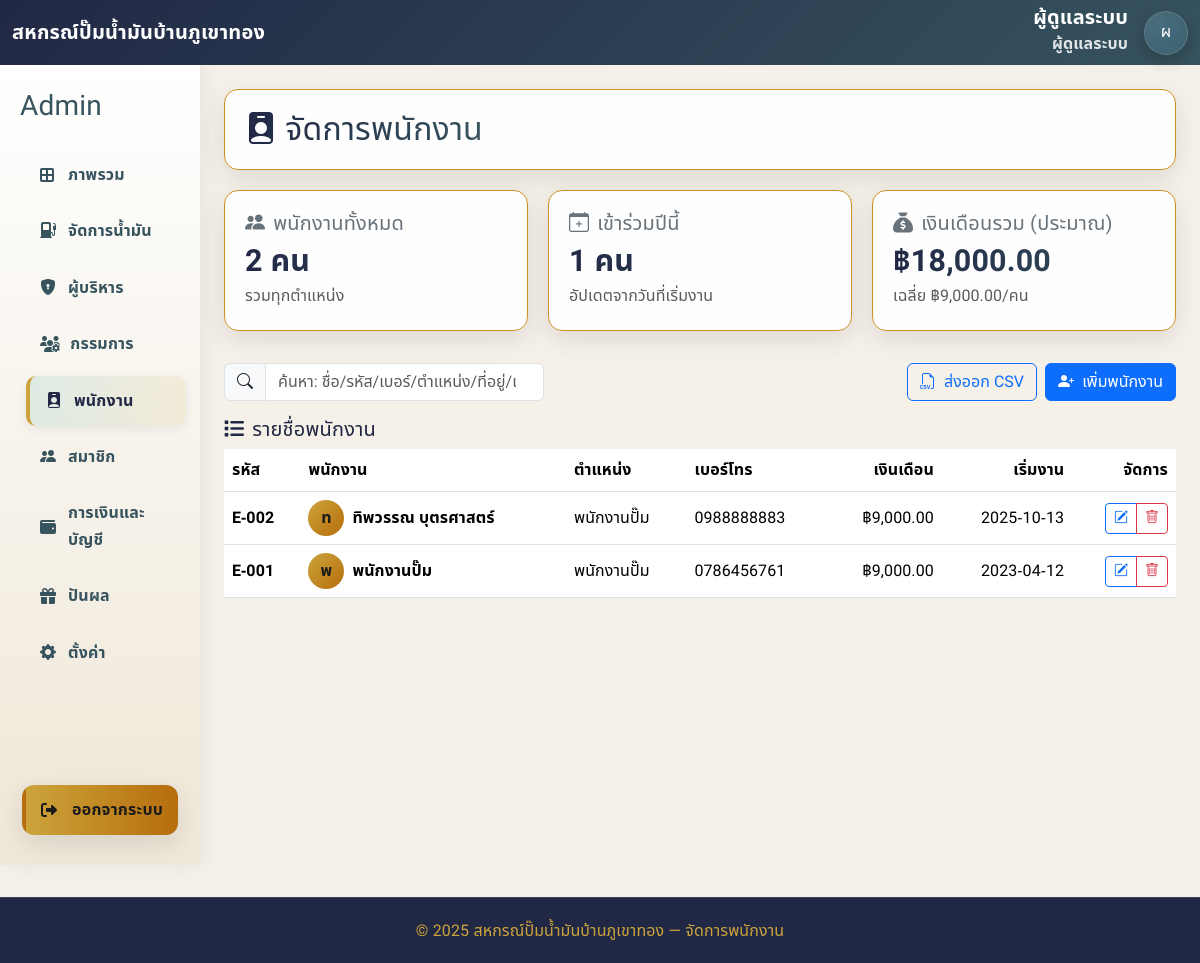
Before: /admin/employee.php (signed in) with the older database file.
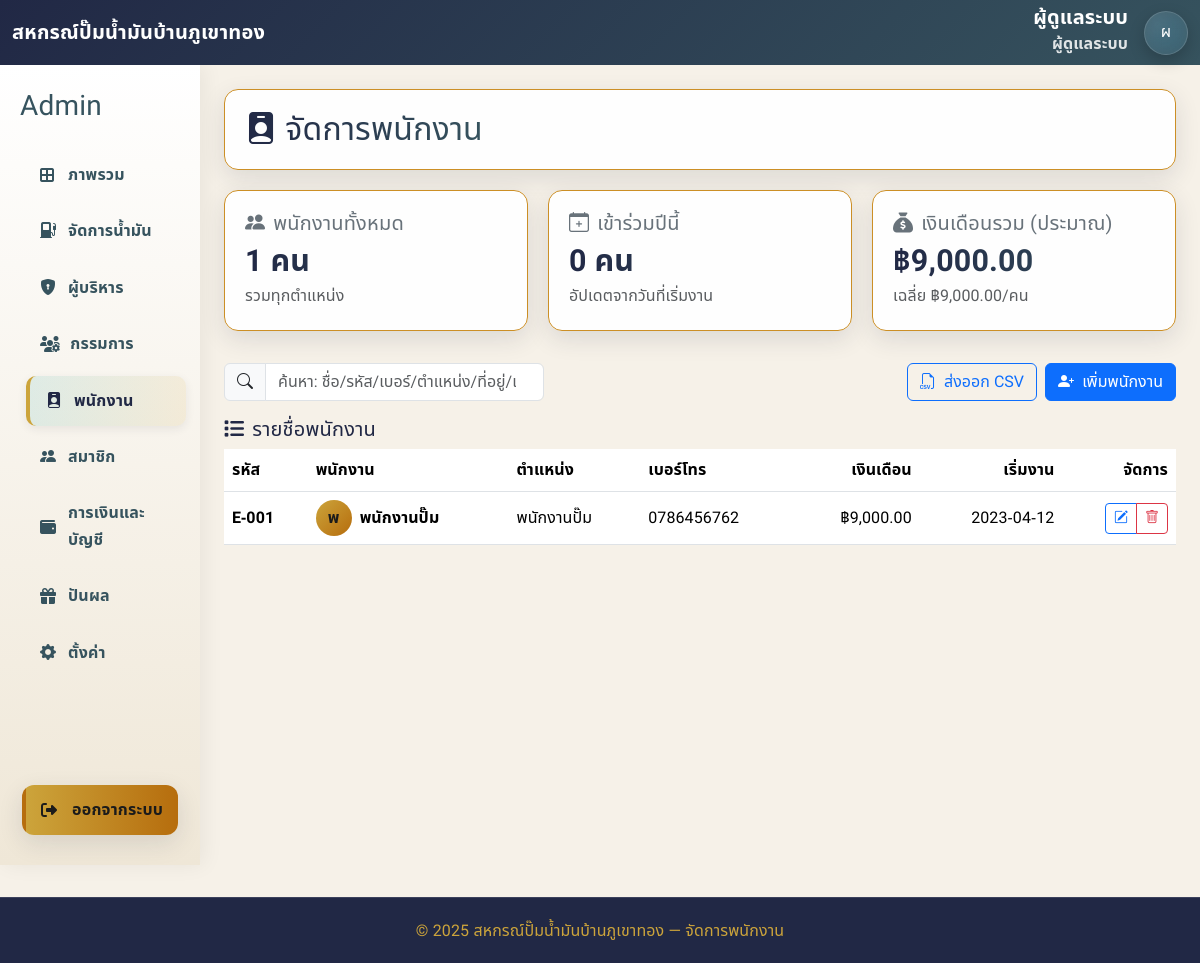
After: the same page with the newer database file.
### tables this page shows
CREATE TABLE `employees` (
  `id` bigint UNSIGNED NOT NULL,
  `user_id` bigint UNSIGNED DEFAULT NULL,
  `station_id` int NOT NULL DEFAULT '1',
  `emp_code` varchar(20) DEFAULT NULL,
  `position` varchar(80) NOT NULL DEFAULT 'พนักงานปั๊ม',
  `address` text,
  `joined_date` date DEFAULT NULL,
  `salary` decimal(12,2) DEFAULT NULL,
  `created_at` datetime NOT NULL DEFAULT CURRENT_TIMESTAMP
);

### admin/employee.php (the view, shortened to what the changed rows need)
<?php
$pdo->setAttribute(PDO::ATTR_ERRMODE, PDO::ERRMODE_EXCEPTION);
$pdo->exec("SET NAMES utf8mb4");
function table_exists(PDO $pdo, string $table): bool {
  try {
    $db = $pdo->query('SELECT DATABASE()')->fetchColumn();
    $st = $pdo->prepare('SELECT COUNT(*) FROM information_schema.tables WHERE table_schema=:db AND table_name=:tb');
    $st->execute([':db'=>$db, ':tb'=>$table]);
    return (int)$st->fetchColumn() > 0;
  } catch (Throwable $e) { return false; }
}
function column_exists(PDO $pdo, string $table, string $col): bool {
  try {
    $db = $pdo->query('SELECT DATABASE()')->fetchColumn();
    $st = $pdo->prepare('SELECT COUNT(*) FROM information_schema.columns WHERE table_schema=:db AND table_name=:tb AND column_name=:c');
    $st->execute([':db'=>$db, ':tb'=>$table, ':c'=>$col]);
    return (int)$st->fetchColumn() > 0;
  } catch (Throwable $e) { return false; }
}
$station_id = 1;
try {
  if (table_exists($pdo,'settings')) {
    $st = $pdo->prepare("SELECT setting_value, comment FROM settings WHERE setting_name='station_id' LIMIT 1");
    $st->execute();
    if ($row = $st->fetch(PDO::FETCH_ASSOC)) {
      $station_id = (int)($row['setting_value'] ?? 1);
    }
  }
} catch (Throwable $e) {  }
$employees = [];
$has_salary = column_exists($pdo, 'employees', 'salary');
try {
  $select_salary = "e.salary";
  $sql = "
    SELECT
      u.id AS user_id,
      e.emp_code AS id,
      COALESCE(u.full_name, '-') AS name,
      COALESCE(u.phone, '') AS phone,
      e.position AS position,
      DATE_FORMAT(e.joined_date, '%Y-%m-%d') AS joined,
      $select_salary,
      e.address AS address
    FROM employees e
    LEFT JOIN users u ON u.id = e.user_id
    WHERE e.station_id = :station_id
    ORDER BY e.joined_date DESC, e.emp_code ASC
  ";
  $stmt = $pdo->prepare($sql);
  $stmt->execute(['station_id' => $station_id]);
  $employees = $stmt->fetchAll(PDO::FETCH_ASSOC) ?: [];
} catch (Throwable $e) {
  $employees = [[
    'user_id'=>0,
    'id'=>'E-ERR',
    'name'=>'โหลดข้อมูลล้มเหลว',
    'phone'=>'',
    'position'=>'',
    'joined'=>date('Y-m-d'),
    'salary'=>null,
    'address'=>$e->getMessage()
  ]];
}
$total = count($employees);
$joinedThisYear = count(array_filter($employees, fn($e)=> !empty($e['joined']) && substr($e['joined'],0,4)===date('Y')));
$total_salary = $has_salary ? array_sum(array_map(fn($e)=> (float)($e['salary'] ?? 0), $employees)) : 0.0;
$avg_salary   = ($has_salary && $total>0) ? $total_salary / $total : 0.0;
?>
<!DOCTYPE html>
<html lang="th">
<head>
  <link href="https://cdn.jsdelivr.net/npm/bootstrap@5.3.2/dist/css/bootstrap.min.css" rel="stylesheet" />
  <link href="https://cdn.jsdelivr.net/npm/bootstrap-icons@1.11.3/font/bootstrap-icons.css" rel="stylesheet" />
  <link rel="stylesheet" href="https://cdnjs.cloudflare.com/ajax/libs/font-awesome/6.5.2/css/all.min.css" />
  <link rel="stylesheet" href="../assets/css/admin_dashboard.css" />
</head>
<body>
<div class="container-fluid">
  <div class="row">
    <main class="col-lg-10 p-4">
      <div class="main-header">
        <h2><i class="bi bi-person-badge-fill"></i> จัดการพนักงาน</h2>
      </div>
      <div class="stats-grid">
        <div class="stat-card">
          <h5><i class="bi bi-people-fill"></i> พนักงานทั้งหมด</h5>
          <h3 class="text-primary"><?= number_format($total) ?> คน</h3>
          <p class="mb-0 text-muted">รวมทุกตำแหน่ง</p>
        </div>
        <div class="stat-card">
          <h5><i class="bi bi-calendar-plus"></i> เข้าร่วมปีนี้</h5>
          <h3 class="text-success"><?= number_format($joinedThisYear) ?> คน</h3>
          <p class="mb-0 text-muted">อัปเดตจากวันที่เริ่มงาน</p>
        </div>
        <?php if ($has_salary): ?>
        <div class="stat-card">
          <h5><i class="fa-solid fa-sack-dollar"></i> เงินเดือนรวม (ประมาณ)</h5>
          <h3 class="text-info">฿<?= number_format($total_salary, 2) ?></h3>
          <p class="mb-0 text-muted">เฉลี่ย ฿<?= number_format($avg_salary, 2) ?>/คน</p>
        </div>
        <?php endif; ?>
      </div>
      <div class="panel">
        <div class="table-responsive">
          <table class="table table-hover align-middle mb-0" id="empTable">
            <thead>
              <tr>
                <th>รหัส</th>
                <th>พนักงาน</th>
                <th class="d-none d-md-table-cell">ตำแหน่ง</th>
                <th class="d-none d-md-table-cell">เบอร์โทร</th>
                <?php if ($has_salary): ?>
                  <th class="d-none d-lg-table-cell text-end">เงินเดือน</th>
                <?php endif; ?>
                <th class="text-end d-none d-lg-table-cell">เริ่มงาน</th>
                <th class="text-end">จัดการ</th>
              </tr>
            </thead>
            <tbody>
              <?php foreach($employees as $e):
                $initial = mb_substr($e['name'] ?? '',0,1,'UTF-8') ?: 'พ';
                $salary  = $has_salary ? (float)($e['salary'] ?? 0) : null;
              ?>
              <tr
                data-user-id="<?= (int)$e['user_id'] ?>"
                data-id="<?= htmlspecialchars($e['id']) ?>"
                data-name="<?= htmlspecialchars($e['name']) ?>"
                data-phone="<?= htmlspecialchars($e['phone']) ?>"
                data-joined="<?= htmlspecialchars($e['joined']) ?>"
                data-address="<?= htmlspecialchars($e['address'] ?? '') ?>"
                data-position="<?= htmlspecialchars($e['position'] ?? 'พนักงานปั๊ม') ?>"
                <?php if ($has_salary): ?> data-salary="<?= htmlspecialchars($e['salary'] ?? '') ?>" <?php endif; ?>
              >
                <td><b><?= htmlspecialchars($e['id']) ?></b></td>
                <td>
                  <div class="d-flex align-items-center gap-2">
                    <div class="rounded-circle d-inline-flex align-items-center justify-content-center"
                         style="width:36px;height:36px;background:linear-gradient(135deg,var(--gold),var(--amber));color:#1b1b1b;font-weight:800;">
                      <?= htmlspecialchars($initial) ?>
                    </div>
                    <div>
                      <div class="fw-semibold"><?= htmlspecialchars($e['name']) ?></div>
                    </div>
                  </div>
                </td>
                <td class="d-none d-md-table-cell"><?= htmlspecialchars($e['position'] ?? '-') ?></td>
                <td class="d-none d-md-table-cell"><?= htmlspecialchars($e['phone']) ?: '-' ?></td>
                <?php if ($has_salary): ?>
                <td class="d-none d-lg-table-cell text-end">
                  <?= $salary !== null ? ('฿<span class="currency">'.number_format($salary,2).'</span>') : '-' ?>
                </td>
                <?php endif; ?>
                <td class="text-end d-none d-lg-table-cell"><?= htmlspecialchars($e['joined'] ?: '-') ?></td>
                <td class="text-end">
                  <div class="btn-group">
                    <button type="button" class="btn btn-sm btn-outline-primary btnEdit"><i class="bi bi-pencil-square"></i></button>
                    <button type="button" class="btn btn-sm btn-outline-danger btnDel"><i class="bi bi-trash"></i></button>
                  </div>
                </td>
              </tr>
              <?php endforeach; ?>
            </tbody>
          </table>
        </div>
      </div>
    </main>
  </div>
</div>
</body>
</html>

Changed rows visible on the page:
removed employees: emp_code "E-002", initial "ท", name "ทิพวรรณ บุตรศาสตร์", position "พนักงานปั๊ม", phone "0988888883", salary "9,000.00", joined "2025-10-13"
computed for employees "พนักงานปั๊ม": phone "0786456761" → "0786456762"
Other visible differences:
$total: "2" → "1"
$joinedThisYear: "1" → "0"
$total_salary: "18,000.00" → "9,000.00"
